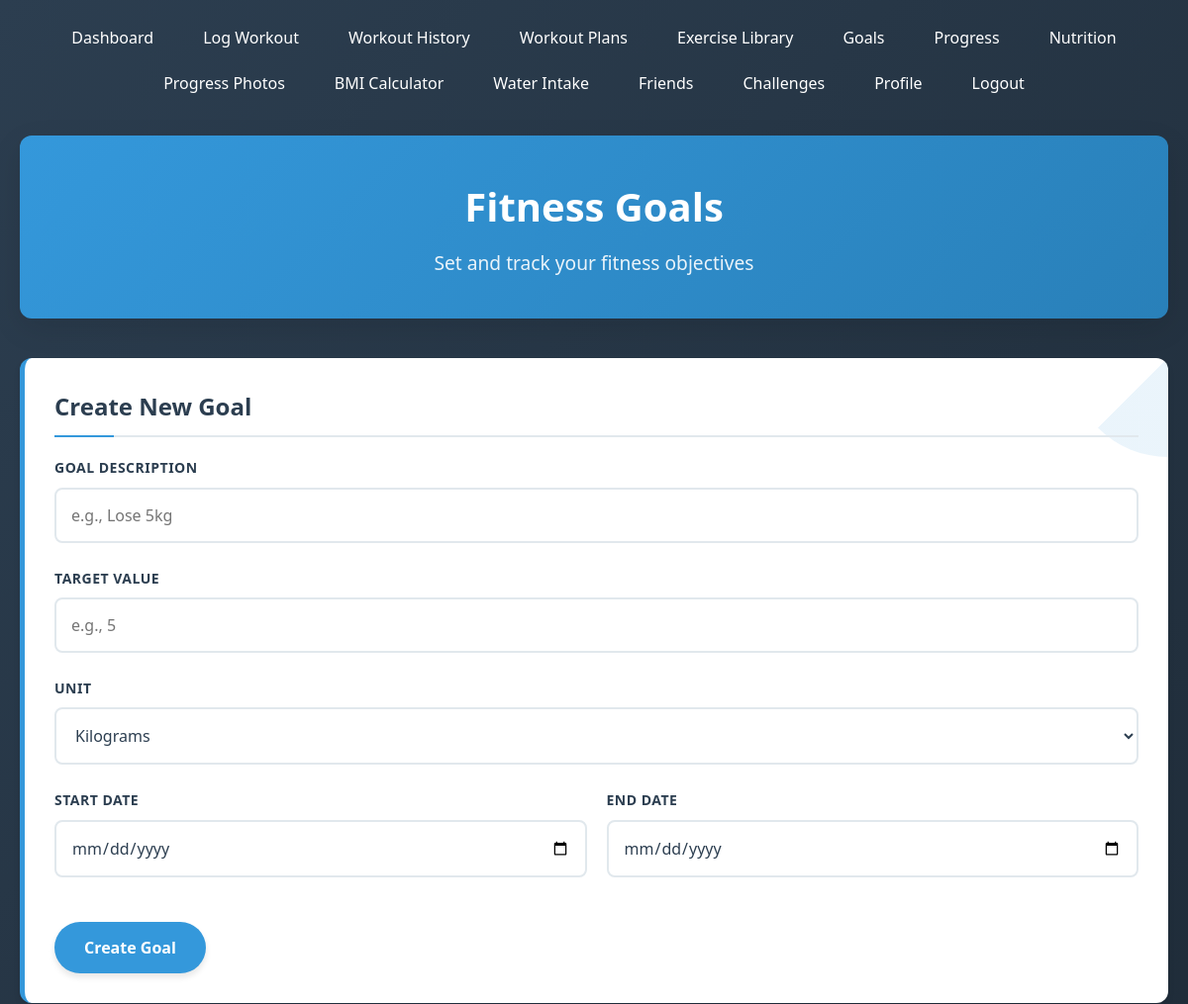
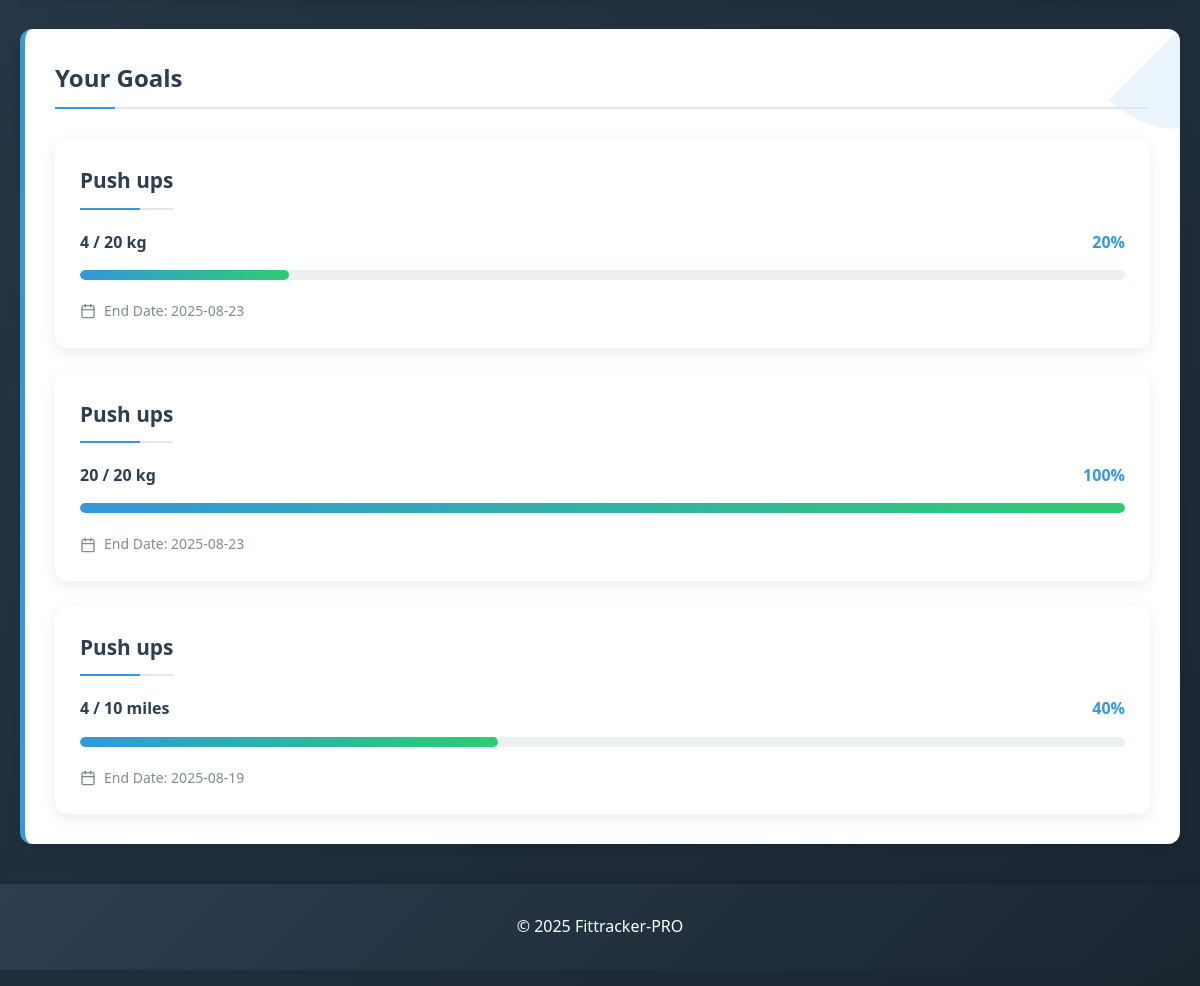
Page /goals.php (signed in) on the committed database (2 pictures, top to bottom).
### tables this page shows
CREATE TABLE `goals` (
  `id` int(11) NOT NULL,
  `user_id` int(11) NOT NULL,
  `goal_description` text NOT NULL,
  `target_value` int(11) NOT NULL,
  `current_value` int(11) DEFAULT 0,
  `unit` varchar(20) NOT NULL,
  `start_date` date NOT NULL,
  `end_date` date NOT NULL,
  `status` enum('active','inactive','completed','failed') DEFAULT 'active'
);

### goals.php (the view, shortened to what this page needs)
<?php
require_once 'config/db.php';
try {
    $pdo->exec("ALTER TABLE goals MODIFY COLUMN status ENUM('active', 'inactive', 'completed', 'failed') DEFAULT 'active'");
} catch (Exception $e) {
}
$user_id = $_SESSION['user_id'];
$csrf_token = generateCSRFToken();
$stmt = $pdo->prepare("SELECT * FROM goals WHERE user_id = ? ORDER BY end_date DESC");
$stmt->execute([$user_id]);
$goals = $stmt->fetchAll();
?>
<?php include 'includes/header.php'; ?>
<div class="page-header">
    <h1>Fitness Goals</h1>
    <p>Set and track your fitness objectives</p>
</div>
<div class="card">
    <h2>Create New Goal</h2>
    <form method="POST">
        <div class="form-group">
            <label>Goal Description</label>
            <input type="text" name="description" required placeholder="e.g., Lose 5kg">
        </div>
        <div class="form-group">
            <label>Target Value</label>
            <input type="number" name="target" min="1" required placeholder="e.g., 5">
        </div>
        <div class="form-group">
            <label>Unit</label>
            <select name="unit" required>
                <option value="kg">Kilograms</option>
            </select>
        </div>
        <div class="form-row">
            <div class="form-group">
                <label>Start Date</label>
                <input type="date" name="start_date" required>
            </div>
            <div class="form-group">
                <label>End Date</label>
                <input type="date" name="end_date" required>
            </div>
        </div>
        <button type="submit" class="btn btn-primary">Create Goal</button>
    </form>
</div>
<div class="card">
    <h2>Your Goals</h2>
    <?php if (count($goals) > 0): ?>
        <div class="goals-container">
            <?php foreach ($goals as $goal): ?>
                <?php
                $progress = ($goal['current_value'] / $goal['target_value']) * 100;
                $status = $goal['status'];
                ?>
                <div class="goal-card">
                    <div class="goal-header">
                        <h3><?php echo htmlspecialchars($goal['goal_description']); ?></h3>
                        <?php if ($status === 'active'): ?>
                            <form method="POST" style="display: inline;">
                                <input type="hidden" name="csrf_token" value="<?php echo $csrf_token; ?>">
                                <input type="hidden" name="toggle_goal_status" value="1">
                                <input type="hidden" name="goal_id" value="<?php echo $goal['id']; ?>">
                                <input type="hidden" name="new_status" value="inactive">
                                <button type="submit" class="status-btn active">Active</button>
                            </form>
                        <?php else: ?>
                            <span class="status-badge <?php echo $status; ?>"><?php echo ucfirst($status); ?></span>
                        <?php endif; ?>
                    </div>
                    <div class="goal-progress">
                        <div class="progress-info">
                            <span class="progress-text"><?php echo $goal['current_value']; ?> / <?php echo $goal['target_value']; ?> <?php echo $goal['unit']; ?></span>
                            <span class="progress-percent"><?php echo round(min($progress, 100)); ?>%</span>
                        </div>
                        <div class="progress-bar">
                            <div class="progress" style="width: <?php echo min($progress, 100); ?>%"></div>
                        </div>
                    </div>
                    <div class="goal-meta">
                        <div class="meta-item">
                            <span>End Date: <?php echo $goal['end_date']; ?></span>
                        </div>
                    </div>
                </div>
            <?php endforeach; ?>
        </div>
    <?php endif; ?>
</div>
<?php include 'includes/footer.php'; ?>

### css/style.css (style rules this page uses)
* { margin: 0; padding: 0; box-sizing: border-box; font-family: 'Segoe UI', Tahoma, Geneva, Verdana, sans-serif; }
:root { --primary-color: #3498db; --secondary-color: #2c3e50; --accent-color: #e74c3c; --success-color: #2ecc71; --warning-color: #f39c12; --light-bg: #f5f7fa; --white: #ffffff; --text-dark: #2c3e50; --text-light: #7f8c8d; --border-color: #e1e8ed; --shadow: 0 4px 6px rgba(0, 0, 0, 0.1); --shadow-hover: 0 10px 20px rgba(0, 0, 0, 0.15); }
body { background-color: var(--light-bg); color: var(--text-dark); line-height: 1.6; font-size: 16px; }
.card { background: var(--white); border-radius: 12px; box-shadow: var(--shadow); padding: 30px; margin-bottom: 30px; transition: all 0.3s ease; border-left: 5px solid var(--primary-color); position: relative; overflow: hidden; }
.card::before { content: ''; position: absolute; top: 0; right: 0; width: 100px; height: 100px; background: linear-gradient(135deg, transparent 50%, rgba(52, 152, 219, 0.1) 50%); border-radius: 0 0 0 100%; }
.card h1, .card h2, .card h3 { color: var(--secondary-color); margin-bottom: 20px; padding-bottom: 10px; border-bottom: 2px solid var(--border-color); position: relative; }
.card h1::after, .card h2::after, .card h3::after { content: ''; position: absolute; bottom: -2px; left: 0; width: 60px; height: 2px; background: var(--primary-color); }
.form-group { margin-bottom: 25px; }
label { display: block; margin-bottom: 8px; font-weight: 600; color: var(--text-dark); font-size: 14px; text-transform: uppercase; letter-spacing: 0.5px; }
input, select, textarea { width: 100%; padding: 15px; border: 2px solid var(--border-color); border-radius: 8px; font-size: 16px; transition: all 0.3s ease; background: var(--white); color: var(--text-dark); }
button, .btn { background: var(--primary-color); color: var(--white); border: none; padding: 15px 30px; border-radius: 30px; cursor: pointer; font-size: 16px; font-weight: 600; transition: all 0.3s ease; display: inline-block; text-align: center; text-decoration: none; box-shadow: var(--shadow); position: relative; overflow: hidden; }
button::before, .btn::before { content: ''; position: absolute; top: 50%; left: 50%; width: 0; height: 0; background: rgba(255, 255, 255, 0.3); border-radius: 50%; transform: translate(-50%, -50%); transition: width 0.6s, height 0.6s; }
.page-header { text-align: center; margin-bottom: 40px; padding: 40px 30px; background: linear-gradient(135deg, #3498db, #2980b9); color: white; border-radius: 12px; box-shadow: 0 10px 30px rgba(0, 0, 0, 0.1); }
.page-header h1 { color: white; font-size: 2.5rem; margin-bottom: 10px; font-weight: 700; }
.page-header p { color: rgba(255, 255, 255, 0.9); font-size: 1.2rem; margin: 0; }
.form-row { display: grid; grid-template-columns: repeat(auto-fit, minmax(250px, 1fr)); gap: 20px; margin-bottom: 20px; }
.meta-item { display: flex; align-items: center; gap: 8px; color: #7f8c8d; font-size: 14px; }
.status-badge { padding: 5px 12px; border-radius: 20px; font-size: 12px; font-weight: 600; text-transform: uppercase; }
.progress-info { display: flex; justify-content: space-between; margin-bottom: 10px; }
.progress-text { font-weight: 600; color: var(--text-dark); }
.progress-percent { font-weight: 600; color: var(--primary-color); }
.progress-bar { width: 100%; height: 10px; background: #ecf0f1; border-radius: 5px; overflow: hidden; margin: 15px 0; }
.progress { height: 100%; background: linear-gradient(90deg, var(--primary-color), var(--success-color)); border-radius: 5px; transition: width 0.5s ease; }
.card { animation: fadeIn 0.6s ease-out; }
.goals-container { display: flex; flex-direction: column; gap: 25px; margin-top: 30px; }
.goal-card { background: white; border-radius: 12px; box-shadow: 0 4px 15px rgba(0, 0, 0, 0.08); padding: 25px; transition: all 0.3s ease; }
.goal-header { display: flex; justify-content: space-between; align-items: center; margin-bottom: 20px; }
.goal-header h3 { margin: 0; color: #2c3e50; font-size: 1.3rem; }
.goal-progress { margin-bottom: 20px; }
.progress-text { font-weight: 600; color: #2c3e50; }
.progress-percent { font-weight: 600; color: #3498db; }
.progress-bar { width: 100%; height: 10px; background: #ecf0f1; border-radius: 5px; overflow: hidden; }
.progress { height: 100%; background: linear-gradient(90deg, #3498db, #2ecc71); border-radius: 5px; transition: width 0.5s ease; }
.goal-meta { display: flex; justify-content: space-between; align-items: center; }

### rows in the picture
goals: goal_description "Push ups", current_value "4", target_value "20", unit "kg", end_date "2025-08-23"
goals: goal_description "Push ups", current_value "20", target_value "20", unit "kg", min($progress, 100) "100", end_date "2025-08-23"
goals: goal_description "Push ups", current_value "4", target_value "10", unit "miles", min($progress, 100) "40", end_date "2025-08-19"
